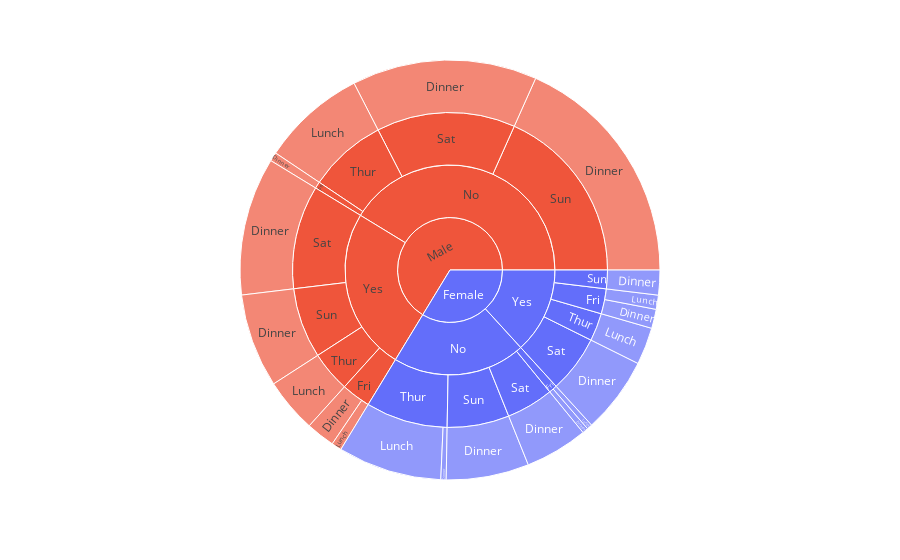

The notebook cell this image was saved under:
### Code cell
import plotly.express as px
import seaborn as sns

tips = sns.load_dataset("tips")

# Convert categoricals in the path to string
for col in ['sex', 'smoker', 'day', 'time']:
    tips[col] = tips[col].astype(str)

# Build hover text
tips["hover_text"] = (
    "Total Bill: " + tips["total_bill"].astype(str) +
    "<br>Size: " + tips["size"].astype(str) +
    "<br>Tip: " + tips["tip"].astype(str)
)

# Sunburst
fig = px.sunburst(
    tips,
    path=['sex', 'smoker', 'day', 'time'],
    values='tip',
    color='sex'
)

# Attach custom hover info
fig.update_traces(
    customdata=tips["hover_text"],
    hovertemplate="<b>%{label}</b><br>%{customdata}<extra></extra>"
)

fig.show()

### Figure 1 — Plotly figure (JSON) as saved in the notebook; plotly's stock layout.template omitted (floating-point values rounded to 4 significant figures; data arrays with more than 128 entries replaced by an {"elided": "..."} marker saying what was removed)
{"data": [{"branchvalues": "total", "customdata": {"elided": "244 str values"}, "domain": {"x": [0, 1], "y": [0, 1]}, "hovertemplate": "<b>%{label}</b><br>%{customdata}<extra></extra>", "ids": ["Female/No/Sun/Dinner", "Female/Yes", "Female/No", "Female/Yes/Thur", "Female/Yes/Sun", "Female/No/Fri", "Female/Yes/Fri", "Female/No/Thur", "Female/Yes/Sat", "Female/No/Sat", "Female", "Female/No/Thur/Dinner", "Female/No/Fri/Lunch", "Female/Yes/Fri/Lunch", "Female/Yes/Thur/Lunch", "Female/No/Sun", "Female/Yes/Sun/Dinner", "Female/No/Fri/Dinner", "Female/Yes/Fri/Dinner", "Female/No/Sat/Dinner", "Female/No/Thur/Lunch", "Female/Yes/Sat/Dinner", "Male/Yes/Fri/Lunch", "Male/No/Sun/Dinner", "Male/Yes", "Male/No", "Male/No/Sat/Dinner", "Male/Yes/Sun", "Male/Yes/Sat/Dinner", "Male/No/Thur/Lunch", "Male/Yes/Thur/Lunch", "Male/Yes/Fri", "Male/Yes/Sun/Dinner", "Male/Yes/Thur", "Male/No/Thur", "Male/Yes/Sat", "Male/Yes/Fri/Dinner", "Male/No/Sat", "Male/No/Sun", "Male/No/Fri/Dinner", "Male/No/Fri", "Male"], "labels": ["Dinner", "Yes", "No", "Thur", "Sun", "Fri", "Fri", "Thur", "Sat", "Sat", "Female", "Dinner", "Lunch", "Lunch", "Lunch", "Sun", "Dinner", "Dinner", "Dinner", "Dinner", "Lunch", "Dinner", "Lunch", "Dinner", "Yes", "No", "Dinner", "Sun", "Dinner", "Lunch", "Lunch", "Fri", "Dinner", "Thur", "Thur", "Sat", "Dinner", "Sat", "Sun", "Dinner", "Fri", "Male"], "marker": {"colors": ["#636efa", "#636efa", "#636efa", "#636efa", "#636efa", "#636efa", "#636efa", "#636efa", "#636efa", "#636efa", "#636efa", "#636efa", "#636efa", "#636efa", "#636efa", "#636efa", "#636efa", "#636efa", "#636efa", "#636efa", "#636efa", "#636efa", "#EF553B", "#EF553B", "#EF553B", "#EF553B", "#EF553B", "#EF553B", "#EF553B", "#EF553B", "#EF553B", "#EF553B", "#EF553B", "#EF553B", "#EF553B", "#EF553B", "#EF553B", "#EF553B", "#EF553B", "#EF553B", "#EF553B", "#EF553B"]}, "name": "", "parents": ["Female/No/Sun", "Female", "Female", "Female/Yes", "Female/Yes", "Female/No", "Female/Yes", "Female/No", "Female/Yes", "Female/No", "", "Female/No/Thur", "Female/No/Fri", "Female/Yes/Fri", "Female/Yes/Thur", "Female/No", "Female/Yes/Sun", "Female/No/Fri", "Female/Yes/Fri", "Female/No/Sat", "Female/No/Thur", "Female/Yes/Sat", "Male/Yes/Fri", "Male/No/Sun", "Male", "Male", "Male/No/Sat", "Male/Yes", "Male/Yes/Sat", "Male/No/Thur", "Male/Yes/Thur", "Male/Yes", "Male/Yes/Sun", "Male/Yes", "Male/No", "Male/Yes", "Male/Yes/Fri", "Male/No", "Male/No", "Male/No/Fri", "Male/No", ""], "type": "sunburst", "values": [46.61, 96.74, 149.8, 20.93, 14.0, 6.25, 18.78, 61.49, 43.03, 35.42, 246.5, 3.0, 3.0, 7.98, 20.93, 46.61, 14.0, 3.25, 10.8, 35.42, 58.49, 43.03, 5.7, 134.0, 183.1, 302.0, 104.2, 52.82, 77.74, 58.83, 30.58, 21.93, 52.82, 30.58, 58.83, 77.74, 16.23, 104.2, 134.0, 5.0, 5.0, 485.1]}], "layout": {"legend": {"tracegroupgap": 0}, "margin": {"t": 60}}}
